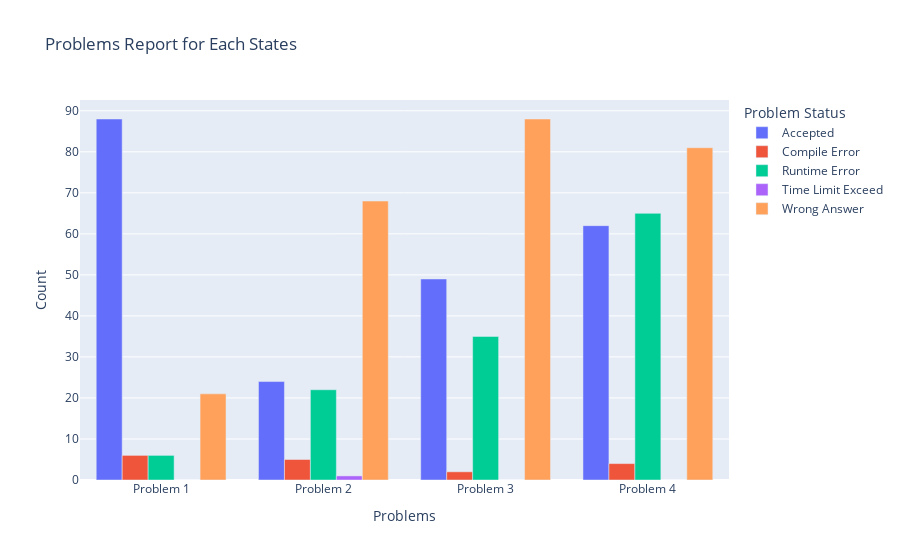
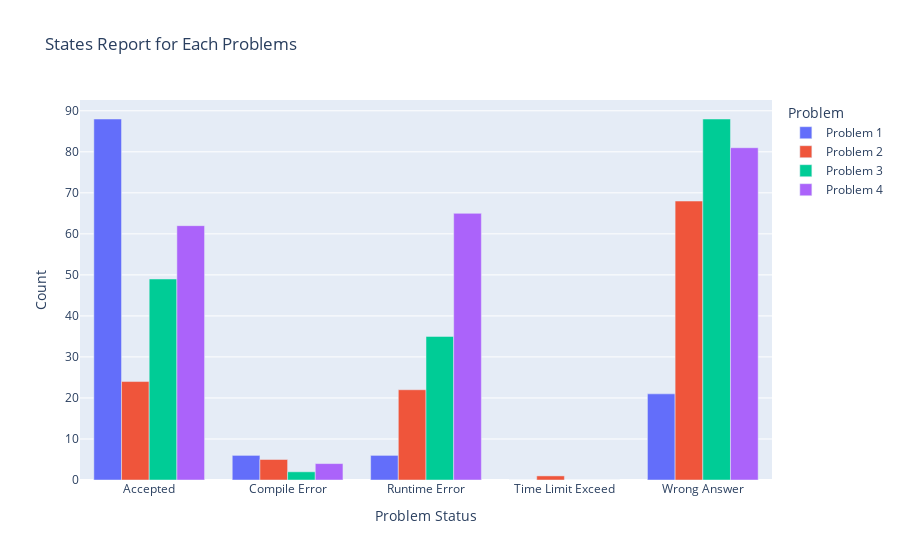

Here is the notebook cell these charts were saved with, in order:
### Code cell
def main():
    # 讀取數據
    file_path = 'midterm2.csv'
    df = read_data(file_path)

    # 輸入起始與結束時間
    start_time_str = input("請輸入起始時間 (HH:MM:SS): ") or '9:20:00'
    end_time_str = input("請輸入結束時間 (HH:MM:SS): ") or '12:50:00'

    # 將輸入的時間字串轉換為 datetime 對象
    start_time = datetime.strptime(start_time_str, "%H:%M:%S")
    end_time = datetime.strptime(end_time_str, "%H:%M:%S")

    # 生成報表數據框，以及印出表格
    report_df = generate_report(start_time, end_time, df)
    display_table(report_df)

    # 繪製柱狀圖
    plot_states_to_problem(report_df)
    plot_problem_to_states(report_df)


if __name__ == "__main__":
    main()

### Figure 1 — Plotly figure (JSON) as saved in the notebook; plotly's stock layout.template omitted (floating-point values rounded to 4 significant figures)
{"data": [{"alignmentgroup": "True", "hovertemplate": "Problem Status=Accepted<br>Problems=%{x}<br>Count=%{y}<extra></extra>", "legendgroup": "Accepted", "marker": {"color": "#636efa", "pattern": {"shape": ""}}, "name": "Accepted", "offsetgroup": "Accepted", "orientation": "v", "showlegend": true, "textposition": "auto", "type": "bar", "x": ["Problem 1", "Problem 2", "Problem 3", "Problem 4"], "xaxis": "x", "y": [88, 24, 49, 62], "yaxis": "y"}, {"alignmentgroup": "True", "hovertemplate": "Problem Status=Compile Error<br>Problems=%{x}<br>Count=%{y}<extra></extra>", "legendgroup": "Compile Error", "marker": {"color": "#EF553B", "pattern": {"shape": ""}}, "name": "Compile Error", "offsetgroup": "Compile Error", "orientation": "v", "showlegend": true, "textposition": "auto", "type": "bar", "x": ["Problem 1", "Problem 2", "Problem 3", "Problem 4"], "xaxis": "x", "y": [6, 5, 2, 4], "yaxis": "y"}, {"alignmentgroup": "True", "hovertemplate": "Problem Status=Runtime Error<br>Problems=%{x}<br>Count=%{y}<extra></extra>", "legendgroup": "Runtime Error", "marker": {"color": "#00cc96", "pattern": {"shape": ""}}, "name": "Runtime Error", "offsetgroup": "Runtime Error", "orientation": "v", "showlegend": true, "textposition": "auto", "type": "bar", "x": ["Problem 1", "Problem 2", "Problem 3", "Problem 4"], "xaxis": "x", "y": [6, 22, 35, 65], "yaxis": "y"}, {"alignmentgroup": "True", "hovertemplate": "Problem Status=Time Limit Exceed<br>Problems=%{x}<br>Count=%{y}<extra></extra>", "legendgroup": "Time Limit Exceed", "marker": {"color": "#ab63fa", "pattern": {"shape": ""}}, "name": "Time Limit Exceed", "offsetgroup": "Time Limit Exceed", "orientation": "v", "showlegend": true, "textposition": "auto", "type": "bar", "x": ["Problem 1", "Problem 2", "Problem 3", "Problem 4"], "xaxis": "x", "y": [0, 1, 0, 0], "yaxis": "y"}, {"alignmentgroup": "True", "hovertemplate": "Problem Status=Wrong Answer<br>Problems=%{x}<br>Count=%{y}<extra></extra>", "legendgroup": "Wrong Answer", "marker": {"color": "#FFA15A", "pattern": {"shape": ""}}, "name": "Wrong Answer", "offsetgroup": "Wrong Answer", "orientation": "v", "showlegend": true, "textposition": "auto", "type": "bar", "x": ["Problem 1", "Problem 2", "Problem 3", "Problem 4"], "xaxis": "x", "y": [21, 68, 88, 81], "yaxis": "y"}], "layout": {"barmode": "group", "legend": {"title": {"text": "Problem Status"}, "tracegroupgap": 0}, "title": {"text": "Problems Report for Each States"}, "xaxis": {"anchor": "y", "domain": [0, 1], "title": {"text": "Problems"}}, "yaxis": {"anchor": "x", "domain": [0, 1], "title": {"text": "Count"}}}}

### Figure 2 — Plotly figure (JSON) as saved in the notebook; plotly's stock layout.template omitted (floating-point values rounded to 4 significant figures)
{"data": [{"alignmentgroup": "True", "hovertemplate": "Problem=Problem 1<br>Problem Status=%{x}<br>Count=%{y}<extra></extra>", "legendgroup": "Problem 1", "marker": {"color": "#636efa", "pattern": {"shape": ""}}, "name": "Problem 1", "offsetgroup": "Problem 1", "orientation": "v", "showlegend": true, "textposition": "auto", "type": "bar", "x": ["Accepted", "Compile Error", "Runtime Error", "Time Limit Exceed", "Wrong Answer"], "xaxis": "x", "y": [88, 6, 6, 0, 21], "yaxis": "y"}, {"alignmentgroup": "True", "hovertemplate": "Problem=Problem 2<br>Problem Status=%{x}<br>Count=%{y}<extra></extra>", "legendgroup": "Problem 2", "marker": {"color": "#EF553B", "pattern": {"shape": ""}}, "name": "Problem 2", "offsetgroup": "Problem 2", "orientation": "v", "showlegend": true, "textposition": "auto", "type": "bar", "x": ["Accepted", "Compile Error", "Runtime Error", "Time Limit Exceed", "Wrong Answer"], "xaxis": "x", "y": [24, 5, 22, 1, 68], "yaxis": "y"}, {"alignmentgroup": "True", "hovertemplate": "Problem=Problem 3<br>Problem Status=%{x}<br>Count=%{y}<extra></extra>", "legendgroup": "Problem 3", "marker": {"color": "#00cc96", "pattern": {"shape": ""}}, "name": "Problem 3", "offsetgroup": "Problem 3", "orientation": "v", "showlegend": true, "textposition": "auto", "type": "bar", "x": ["Accepted", "Compile Error", "Runtime Error", "Time Limit Exceed", "Wrong Answer"], "xaxis": "x", "y": [49, 2, 35, 0, 88], "yaxis": "y"}, {"alignmentgroup": "True", "hovertemplate": "Problem=Problem 4<br>Problem Status=%{x}<br>Count=%{y}<extra></extra>", "legendgroup": "Problem 4", "marker": {"color": "#ab63fa", "pattern": {"shape": ""}}, "name": "Problem 4", "offsetgroup": "Problem 4", "orientation": "v", "showlegend": true, "textposition": "auto", "type": "bar", "x": ["Accepted", "Compile Error", "Runtime Error", "Time Limit Exceed", "Wrong Answer"], "xaxis": "x", "y": [62, 4, 65, 0, 81], "yaxis": "y"}], "layout": {"barmode": "group", "legend": {"title": {"text": "Problem"}, "tracegroupgap": 0}, "title": {"text": "States Report for Each Problems"}, "xaxis": {"anchor": "y", "domain": [0, 1], "title": {"text": "Problem Status"}}, "yaxis": {"anchor": "x", "domain": [0, 1], "title": {"text": "Count"}}}}
